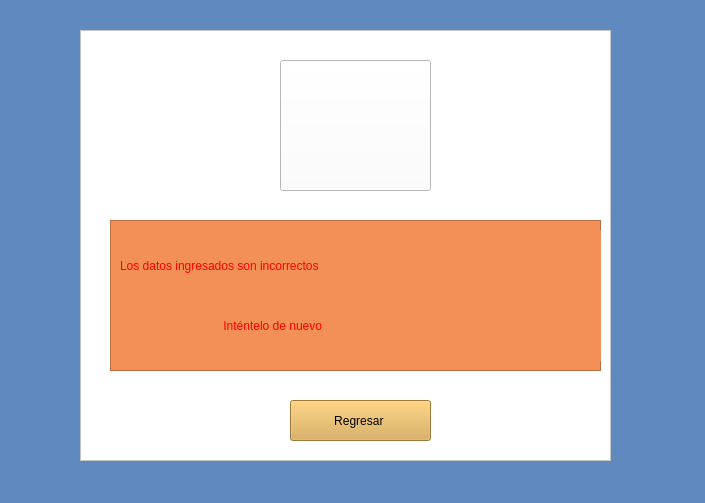
<?xml version="1.0" encoding="UTF-8"?>
<ui version="4.0">
 <class>InicioS</class>
 <widget class="QWidget" name="InicioS">
  <property name="geometry">
   <rect>
    <x>0</x>
    <y>0</y>
    <width>705</width>
    <height>503</height>
   </rect>
  </property>
  <property name="windowTitle">
   <string>Form</string>
  </property>
  <property name="styleSheet">
   <string notr="true">background-color: rgb(96, 137, 191);</string>
  </property>
  <widget class="QLabel" name="label_4">
   <property name="geometry">
    <rect>
     <x>30</x>
     <y>30</y>
     <width>49</width>
     <height>16</height>
    </rect>
   </property>
   <property name="text">
    <string/>
   </property>
  </widget>
  <widget class="QFrame" name="frame_4">
   <property name="geometry">
    <rect>
     <x>80</x>
     <y>30</y>
     <width>531</width>
     <height>431</height>
    </rect>
   </property>
   <property name="styleSheet">
    <string notr="true">background-color: rgb(255, 255, 255);</string>
   </property>
   <property name="frameShape">
    <enum>QFrame::StyledPanel</enum>
   </property>
   <property name="frameShadow">
    <enum>QFrame::Raised</enum>
   </property>
   <widget class="QPushButton" name="botonRegresar">
    <property name="geometry">
     <rect>
      <x>210</x>
      <y>370</y>
      <width>141</width>
      <height>41</height>
     </rect>
    </property>
    <property name="styleSheet">
     <string notr="true">font: 700 12pt &quot;Segoe UI&quot;;
background-color: rgb(217, 167, 74);</string>
    </property>
    <property name="text">
     <string>Regresar </string>
    </property>
   </widget>
   <widget class="QFrame" name="frame">
    <property name="geometry">
     <rect>
      <x>30</x>
      <y>190</y>
      <width>491</width>
      <height>151</height>
     </rect>
    </property>
    <property name="styleSheet">
     <string notr="true">
background-color: rgb(242, 144, 87);</string>
    </property>
    <property name="frameShape">
     <enum>QFrame::StyledPanel</enum>
    </property>
    <property name="frameShadow">
     <enum>QFrame::Raised</enum>
    </property>
    <widget class="QLabel" name="label">
     <property name="geometry">
      <rect>
       <x>10</x>
       <y>10</y>
       <width>481</width>
       <height>71</height>
      </rect>
     </property>
     <property name="styleSheet">
      <string notr="true">color: rgb(255, 0, 0);
font: 700 20pt &quot;Segoe UI&quot;;</string>
     </property>
     <property name="text">
      <string>Los datos ingresados son incorrectos</string>
     </property>
    </widget>
    <widget class="QLabel" name="label_2">
     <property name="geometry">
      <rect>
       <x>110</x>
       <y>70</y>
       <width>491</width>
       <height>71</height>
      </rect>
     </property>
     <property name="styleSheet">
      <string notr="true">color: rgb(255, 0, 0);
font: 700 20pt &quot;Segoe UI&quot;;</string>
     </property>
     <property name="text">
      <string> Inténtelo de nuevo </string>
     </property>
    </widget>
   </widget>
   <widget class="QPushButton" name="pushButton_2">
    <property name="geometry">
     <rect>
      <x>200</x>
      <y>30</y>
      <width>151</width>
      <height>131</height>
     </rect>
    </property>
    <property name="text">
     <string/>
    </property>
    <property name="icon">
     <iconset>
      <normaloff>img/logo2.png</normaloff>img/logo2.png</iconset>
    </property>
    <property name="iconSize">
     <size>
      <width>700</width>
      <height>700</height>
     </size>
    </property>
   </widget>
  </widget>
 </widget>
 <resources>
  <include location="img/imagen.qrc"/>
 </resources>
 <connections/>
</ui>
